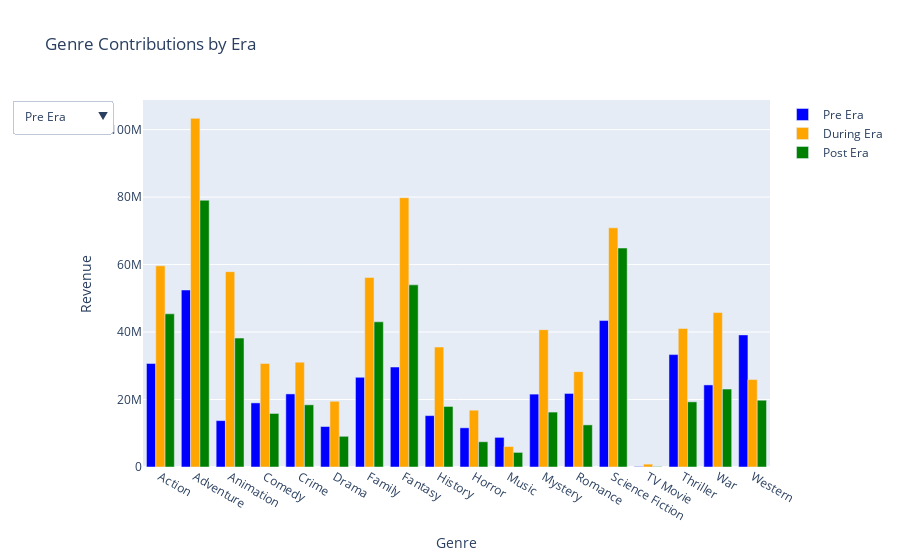

The notebook cell saved with this chart:
### Code cell
fig = create_genre_contributions_plot(genre_mean_revenues_pivot)
fig.show()

### Figure 1 — Plotly figure (JSON) as saved in the notebook; plotly's stock layout.template omitted (floating-point values rounded to 4 significant figures)
{"data": [{"marker": {"color": "blue"}, "name": "Pre Era", "type": "bar", "x": ["Action", "Adventure", "Animation", "Comedy", "Crime", "Drama", "Family", "Fantasy", "History", "Horror", "Music", "Mystery", "Romance", "Science Fiction", "TV Movie", "Thriller", "War", "Western"], "y": [30700000.0, 52460000.0, 13750000.0, 19000000.0, 21660000.0, 12000000.0, 26580000.0, 29630000.0, 15230000.0, 11620000.0, 8783000.0, 21600000.0, 21800000.0, 43410000.0, 133100.0, 33310000.0, 24330000.0, 39160000.0]}, {"marker": {"color": "orange"}, "name": "During Era", "type": "bar", "x": ["Action", "Adventure", "Animation", "Comedy", "Crime", "Drama", "Family", "Fantasy", "History", "Horror", "Music", "Mystery", "Romance", "Science Fiction", "TV Movie", "Thriller", "War", "Western"], "y": [59620000.0, 103300000.0, 57890000.0, 30660000.0, 31070000.0, 19480000.0, 56180000.0, 79820000.0, 35560000.0, 16840000.0, 6071000.0, 40690000.0, 28260000.0, 70890000.0, 847500.0, 41060000.0, 45790000.0, 25900000.0]}, {"marker": {"color": "green"}, "name": "Post Era", "type": "bar", "x": ["Action", "Adventure", "Animation", "Comedy", "Crime", "Drama", "Family", "Fantasy", "History", "Horror", "Music", "Mystery", "Romance", "Science Fiction", "TV Movie", "Thriller", "War", "Western"], "y": [45400000.0, 79070000.0, 38200000.0, 15870000.0, 18430000.0, 9100000.0, 43040000.0, 53980000.0, 17940000.0, 7485000.0, 4326000.0, 16280000.0, 12480000.0, 64900000.0, 142800.0, 19320000.0, 23110000.0, 19790000.0]}], "layout": {"title": {"text": "Genre Contributions by Era"}, "updatemenus": [{"buttons": [{"args": [{"visible": [true, false, false]}, {"title": "Genre Contributions in the Pre Era"}], "label": "Pre Era", "method": "update"}, {"args": [{"visible": [false, true, false]}, {"title": "Genre Contributions in the During Era"}], "label": "During Era", "method": "update"}, {"args": [{"visible": [false, false, true]}, {"title": "Genre Contributions in the Post Era"}], "label": "Post Era", "method": "update"}], "direction": "down", "showactive": true}], "xaxis": {"title": {"text": "Genre"}}, "yaxis": {"title": {"text": "Revenue"}}}}
